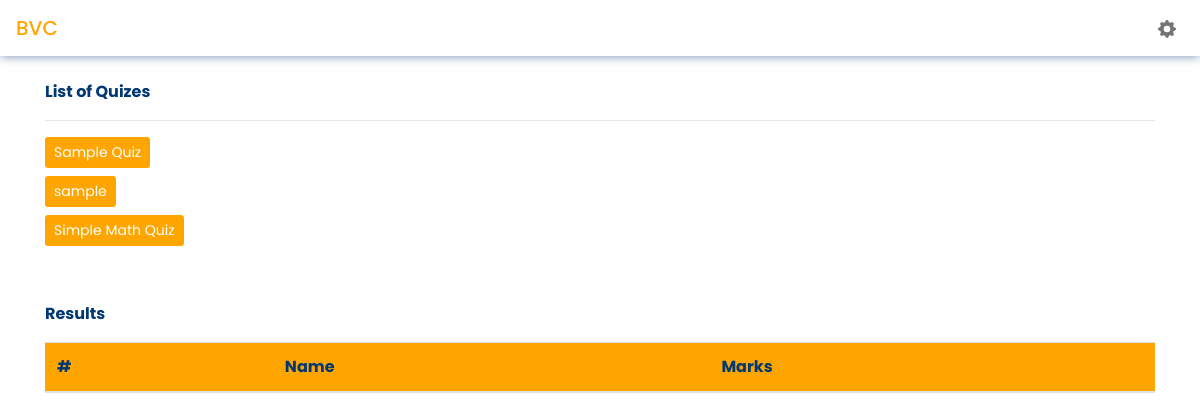
The app's page /Student/dashboard/ (signed in), older data.
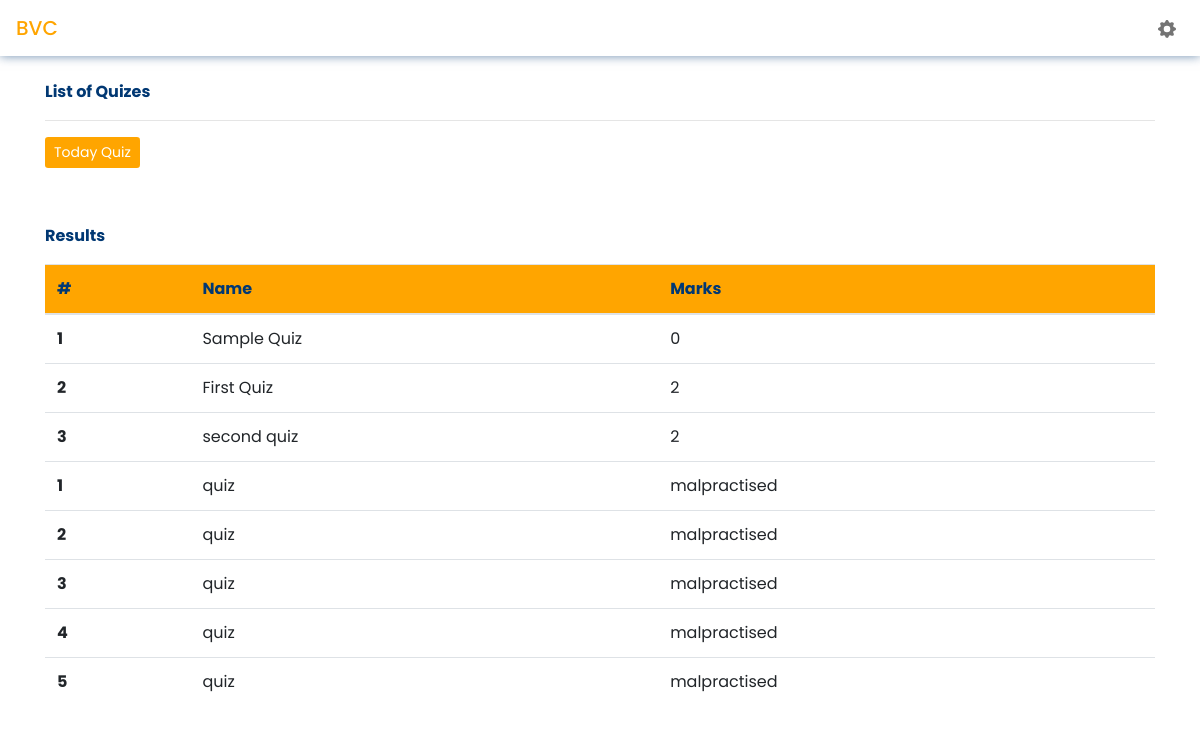
The same page, newer data.
### SuperAdmin/models.py (models this page shows, shortened)
class Quiz(models.Model):
    pass
    name = models.CharField(max_length=400)
    description = models.CharField(max_length=100)
    no_of_questions = models.IntegerField(blank=True)
    time = models.IntegerField(help_text="Time duration in number of minutes")
    group = models.ForeignKey(Group,on_delete=models.CASCADE)
    batch = models.ForeignKey(Batch,on_delete=models.CASCADE)
    published = models.DateTimeField(auto_now_add=True)
    createdBy = models.ForeignKey(NewUser,on_delete=models.CASCADE,null=True)
    post = models.BooleanField(default=False)
    drafted = models.BooleanField(default = False)

class Result(models.Model):
    quiz = models.ForeignKey(Quiz,on_delete=models.CASCADE)
    student = models.ForeignKey(NewUser,on_delete=models.CASCADE)
    marks = models.IntegerField()
    time = models.DateTimeField(auto_now_add =True,null=True)

class QuizSeen(models.Model):
    quiz = models.ForeignKey(Quiz,on_delete=models.CASCADE)
    student = models.ForeignKey(NewUser,on_delete=models.CASCADE)
    seen = models.BooleanField(default=False)
    seenon = models.DateTimeField(auto_now_add=True)

### Student/views.py (the view)
# urls.py: path("dashboard/",views.dashboard,name="dashboard"),
@login_required(login_url="App:loginPage")
def dashboard(request):
    user = request.user
    quizes = Quiz.objects.filter(batch = user.batch,post=True)
    results = Result.objects.filter(student = request.user)
    quizseen = QuizSeen.objects.filter(student = request.user)
    malpractised = []
    result_id = []
    for i in results:
        result_id.append(i.quiz.id)
    for i in quizseen:
        flag=True
        for j in results:
            if(i.quiz==j.quiz):
                flag=False
                break
        if(flag):
            malpractised.append(i)
    not_answered = []
    for i in quizes:
        flag=False
        for j in quizseen:
            if(i == j.quiz):
                flag=True
                break
        if(flag == False ):
            not_answered.append(i)
    return render(request,"Student/dashboard.html",{"quizes":not_answered,"user":user,"results":results,"malpractised":malpractised})

### Student/templates/Student/dashboard.html (shortened to what this page needs)
{% load static %}
<!doctype html>
<html lang="en">
  <head>
    <link rel="stylesheet" href="https://cdn.jsdelivr.net/npm/bootstrap@4.6.1/dist/css/bootstrap.min.css">
    <link rel="stylesheet" href=" {% static 'Student/css/dashboard.css' %} " />
  </head>
  <body>
    <nav class="navbar  mb-4">
      <span style="color:orange" class="navbar-brand mb-0 h1">BVC</span>
      <span class="mr-2" ><a class="text-decoration-none custom-nav-items"  href="{% url 'Student:myAccount' %}"></a></span>
    </nav>
    <div class="container">
        <b style="color:#013873">List of Quizes</b>
        <hr/>
            {% for quiz in quizes %}
            <div class="mb-2">
                <button type="button" class="btn  btn-sm quizbtn" data-toggle="modal" data-target="#quizinfo{{forloop.counter}}">
                    {{quiz.name}}
                </button>
            </div>
            {% empty %}
            <p>No quizes available for now!</p>
            {% endfor %}
            <br><br>
            <p><b style="color:#013873">Results</b></p>
            <table class="table">
              <thead >
                <tr>
                  <th class="table-header" scope="col">#</th>
                  <th class="table-header" scope="col">Name</th>
                  <th class="table-header" scope="col">Marks</th>
                </tr>
              </thead>
              <tbody>
                {% for result in results %}
                <tr>
                  <th scope="row">{{forloop.counter}}</th>
                  <td>{{result.quiz.name}}</td>
                  <td>{{result.marks}}</td>
                </tr>
                {% endfor %}
                {% for result in malpractised %}
                <tr>
                  <th scope="row">{{forloop.counter}}</th>
                  <td>{{result.quiz.name}}</td>
                  <td>malpractised</td>
                </tr>
                {% endfor %}
              </tbody>
            </table>
    </div>
  </body>
</html>

Row changes from the older to the newer data that the page shows:
removed Quiz: name "Sample Quiz"
removed Quiz: name "sample"
removed Quiz: name "Simple Math Quiz"
added Quiz: name "Today Quiz"
added Result: quiz.name "Sample Quiz", marks "0"
added Result: quiz.name "First Quiz", marks "2"
added Result: quiz.name "second quiz", marks "2"
added QuizSeen: quiz.name "quiz"
added QuizSeen: quiz.name "quiz"
added QuizSeen: quiz.name "quiz"
added QuizSeen: quiz.name "quiz"
added QuizSeen: quiz.name "quiz"
